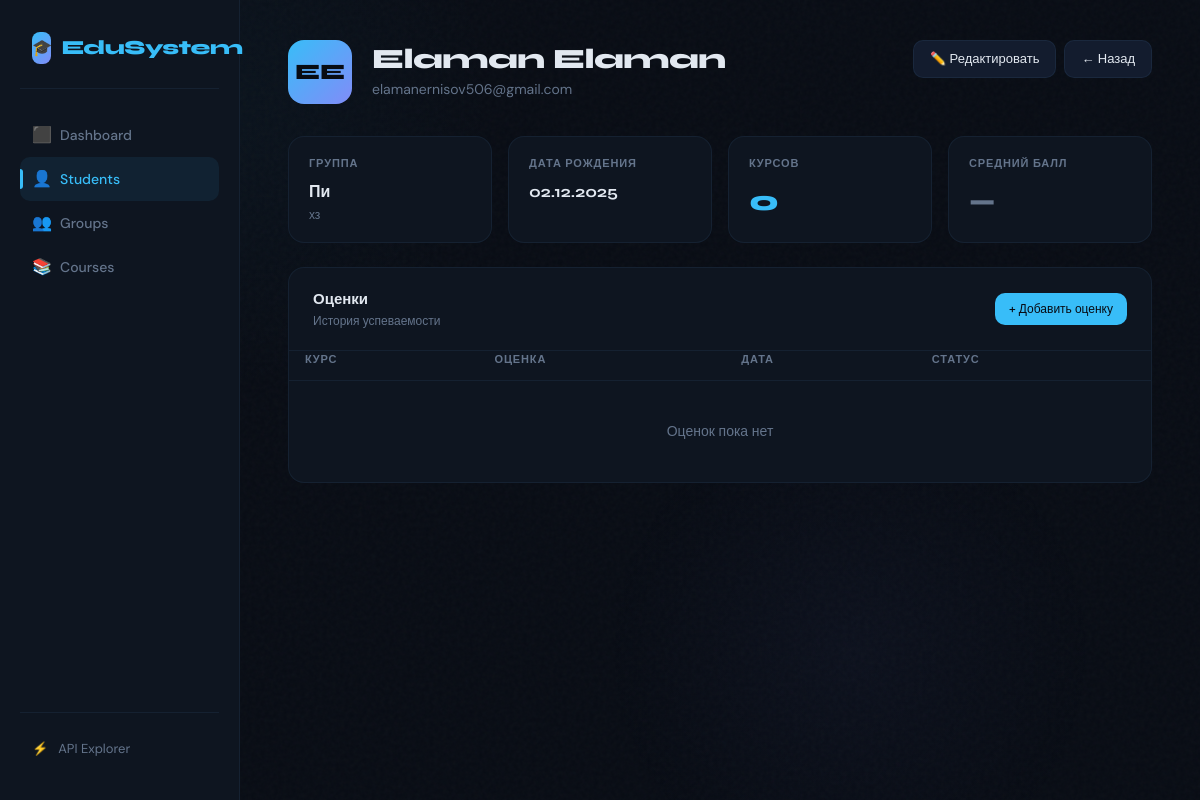
The page /students/1/ on the database as committed earlier.
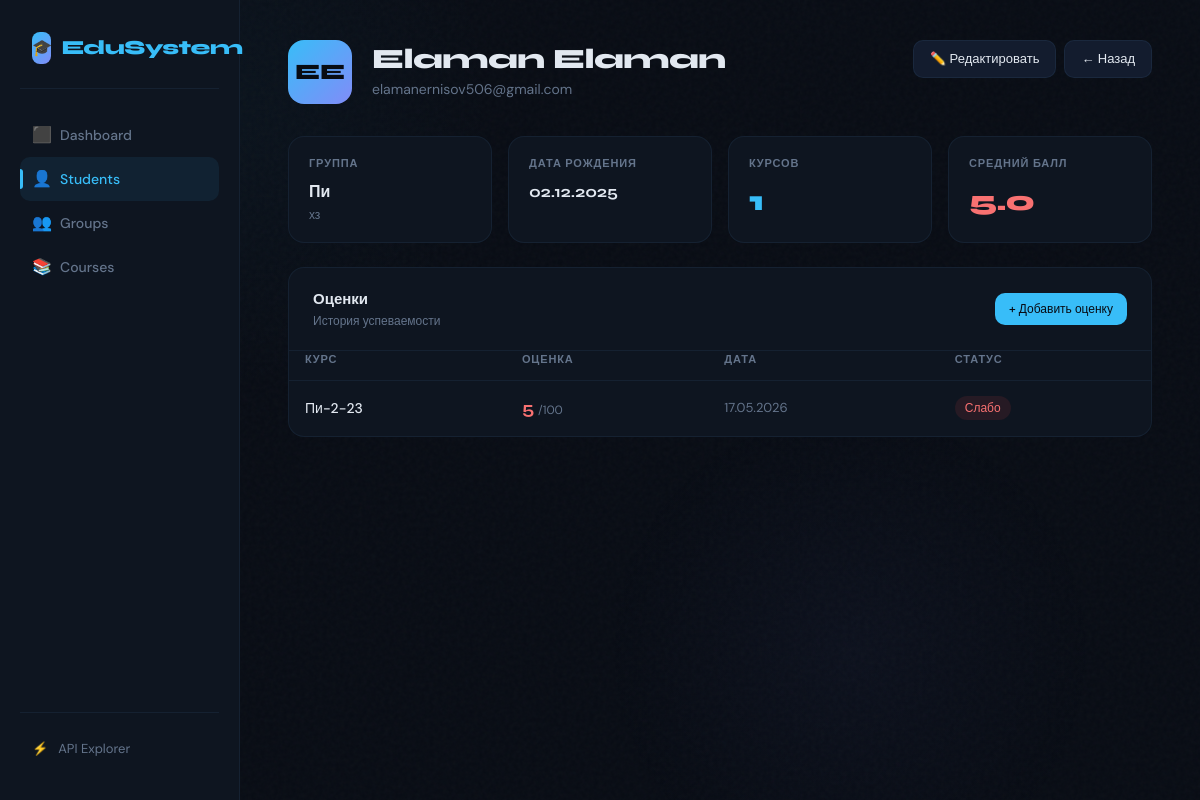
The same page on the database as committed later.
### students/models.py (models this page shows, shortened)
class Grade(models.Model):
    student = models.ForeignKey(
        Student,
        on_delete=models.CASCADE,
        related_name='grades'
    )
    course = models.ForeignKey(
        'courses.Course',
        on_delete=models.CASCADE,
        related_name='grades'
    )
    value = models.IntegerField(
        validators=[MinValueValidator(1), MaxValueValidator(100)]
    )
    date = models.DateField(auto_now_add=True)
    class Meta:
        unique_together = ('student', 'course')  # один студент = одна оценка за курс
        ordering = ['-date']
        verbose_name = 'Grade'
        verbose_name_plural = 'Grades'

### courses/models.py (models this page shows, shortened)
class Course(models.Model):
    title = models.CharField(max_length=100)
    description = models.TextField(blank=True)
    teacher = models.ForeignKey(
        User,
        on_delete=models.SET_NULL,
        null=True,
        blank=True,
        related_name='courses'
    )
    groups = models.ManyToManyField(
        'groups.Group',
        blank=True,
        related_name='courses'
    )
    created_at = models.DateTimeField(auto_now_add=True)
    class Meta:
        ordering = ['title']
        verbose_name = 'Course'
        verbose_name_plural = 'Courses'

### students/views.py (the view)
# urls.py: path('<int:pk>/', views.student_detail, name='student_detail'),
def student_detail(request, pk):
    student = get_object_or_404(Student.objects.select_related('group'), pk=pk)
    grades = student.grades.select_related('course').order_by('-date')
    average = student.average_grade()
    return render(request, 'students/student_detail.html', {
        'student': student,
        'grades': grades,
        'average': average,
    })

### students/models.py (called while the page is built)
    def average_grade(self):
        grades = self.grades.all()
        if not grades:
            return None
        return round(sum(g.value for g in grades) / len(grades), 2)

### students/templates/students/student_detail.html (shortened to what the changed rows need)
{% extends "base.html" %}
{% block content %}
<div style="display:flex;justify-content:space-between;align-items:flex-start;margin-bottom:32px;animation:fadeUp 0.5s ease both;">
    <div style="display:flex;align-items:center;gap:20px;">
        <div>
            <h1 style="font-family:'Syne',sans-serif;font-weight:800;font-size:28px;letter-spacing:-0.5px;line-height:1.1;">
                {{ student.first_name }} {{ student.last_name }}
            </h1>
        </div>
    </div>
</div>
<div style="display:grid;grid-template-columns:1fr 1fr 1fr 1fr;gap:16px;margin-bottom:24px;">
    <div class="card anim-3" style="padding:18px 20px;">
        <div style="font-size:11px;font-weight:600;color:var(--muted);text-transform:uppercase;letter-spacing:0.08em;margin-bottom:8px;">Курсов</div>
        <div style="font-family:'Syne',sans-serif;font-weight:800;font-size:28px;color:var(--accent);letter-spacing:-1px;">{{ grades|length }}</div>
    </div>
    <div class="card anim-4" style="padding:18px 20px;">
        <div style="font-size:11px;font-weight:600;color:var(--muted);text-transform:uppercase;letter-spacing:0.08em;margin-bottom:8px;">Средний балл</div>
        {% if average %}
            <div style="font-family:'Syne',sans-serif;font-weight:800;font-size:28px;letter-spacing:-1px;{% if average >= 80 %}color:var(--accent3);{% elif average >= 60 %}color:var(--accent4);{% else %}color:#f87171;{% endif %}">{{ average }}</div>
        {% else %}
            <div style="font-family:'Syne',sans-serif;font-weight:800;font-size:28px;color:var(--muted);">—</div>
        {% endif %}
    </div>
</div>
<div class="card" style="padding:0;overflow:hidden;animation:fadeUp 0.5s ease 0.2s both;">
    <table>
        <thead>
            <tr>
                <th>Курс</th>
                <th>Оценка</th>
                <th>Дата</th>
                <th>Статус</th>
            </tr>
        </thead>
        <tbody>
            {% for grade in grades %}
            <tr>
                <td style="font-weight:500;">{{ grade.course.title }}</td>
                <td>
                    <span style="font-family:'Syne',sans-serif;font-weight:700;font-size:18px;{% if grade.value >= 80 %}color:var(--accent3);{% elif grade.value >= 60 %}color:var(--accent4);{% else %}color:#f87171;{% endif %}">{{ grade.value }}</span>
                    <span style="color:var(--muted);font-size:12px;">/100</span>
                </td>
                <td style="color:var(--muted);font-size:13px;">{{ grade.date|date:"d.m.Y" }}</td>
                <td>
                    {% if grade.value >= 80 %}<span class="badge badge-green">Отлично</span>
                    {% elif grade.value >= 60 %}<span class="badge" style="background:rgba(251,146,60,0.1);color:var(--accent4);">Хорошо</span>
                    {% else %}<span class="badge" style="background:rgba(239,68,68,0.1);color:#f87171;">Слабо</span>{% endif %}
                </td>
            </tr>
            {% empty %}
            <tr>
                <td colspan="4" style="text-align:center;padding:40px;color:var(--muted);">Оценок пока нет</td>
            </tr>
            {% endfor %}
        </tbody>
    </table>
</div>
{% endblock %}

Rows that differ between the two databases and show on the page:
added Grade: course "Пи-2-23", value "5", date "17.05.2026", shows "Слабо"
Other text that changed with them:
{{ grades|length }}: "0" → "1"
{{ average }}: (not shown) → "5.0"
text no longer shown: "— Оценок пока нет"
